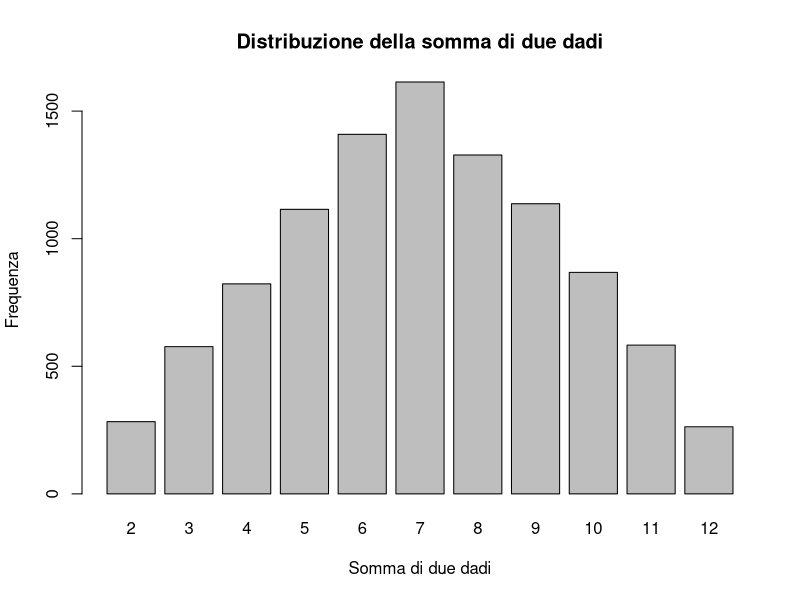
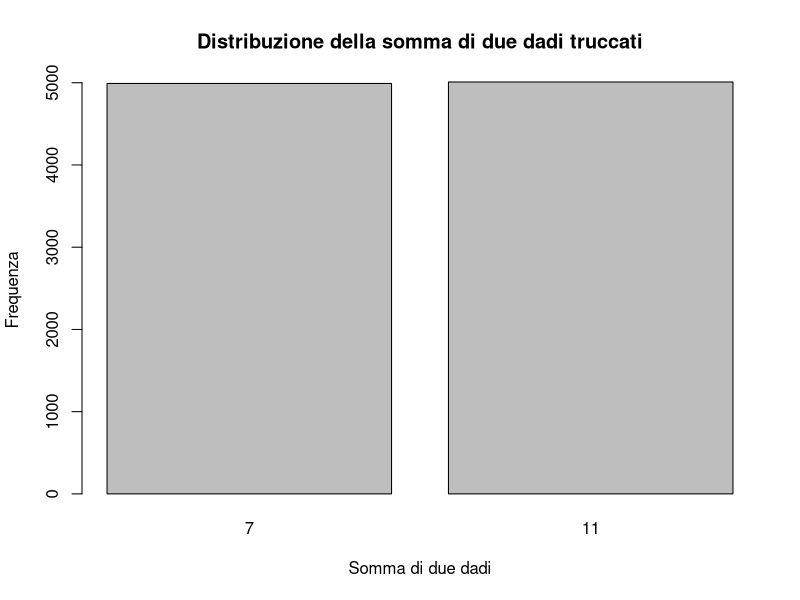
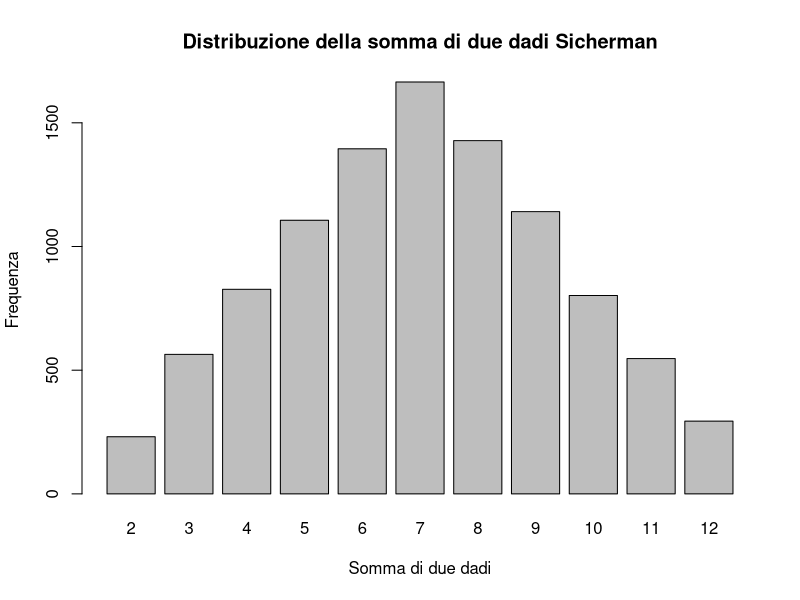

Recreate these plots in R, in order.
# Seed for reproducibility
set.seed(1)

# a. 10.000 simulations of the sum of two dice
# Number of simulations
n_sim <- 10000

# Simulations
dice1 <- sample(1:6, n_sim, replace = TRUE)
dice2 <- sample(1:6, n_sim, replace = TRUE)
dice_sum <- dice1 + dice2

# Barplot
barplot(table(dice_sum), 
        main = "Distribuzione della somma di due dadi",
        xlab = "Somma di due dadi",
        ylab = "Frequenza")

# b. 10.000 simulations of the sum of two modified dice
# trick_dice1 faces: 5,5,5,5,5,5
# trick_dice2 faces: 2,2,2,6,6,6
trick_dice1 <- sample(c(5, 5, 5, 5, 5, 5), n_sim, replace = TRUE)
trick_dice2 <- sample(c(2, 2, 2, 6, 6, 6), n_sim, replace = TRUE)
trick_dice_sum <- trick_dice1 + trick_dice2

# Barplot
barplot(table(trick_dice_sum), 
        main = "Distribuzione della somma di due dadi truccati",
        xlab = "Somma di due dadi",
        ylab = "Frequenza")

# c. 10.000 simulations of the sum of two Sicherman dice
# sicherman_dice1 faces: 1,2,2,3,3,4
# sicherman_dice2 faces: 1,3,4,5,6,8
sicherman_dice1 <- sample(c(1, 2, 2, 3, 3, 4), n_sim, replace = TRUE)
sicherman_dice2 <- sample(c(1, 3, 4, 5, 6, 8), n_sim, replace = TRUE)
sicherman_dice_sum <- sicherman_dice1 + sicherman_dice2

# Barplot
barplot(table(sicherman_dice_sum), 
        main = "Distribuzione della somma di due dadi Sicherman",
        xlab = "Somma di due dadi",
        ylab = "Frequenza")
